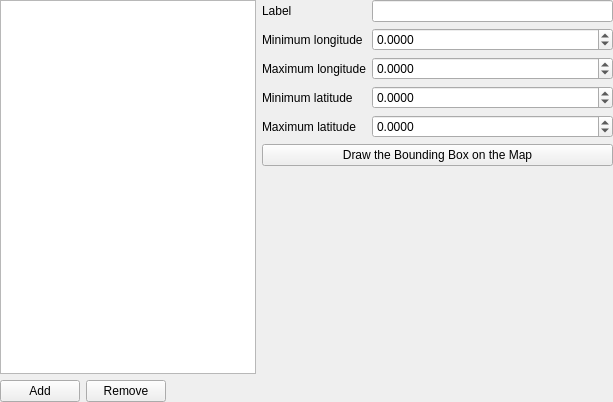
<?xml version="1.0" encoding="UTF-8"?>
<ui version="4.0">
 <class>predefined_areas_widget_base</class>
 <widget class="QWidget" name="predefined_areas_widget_base">
  <property name="geometry">
   <rect>
    <x>0</x>
    <y>0</y>
    <width>613</width>
    <height>402</height>
   </rect>
  </property>
  <property name="windowTitle">
   <string>Form</string>
  </property>
  <layout class="QGridLayout" name="gridLayout">
   <property name="leftMargin">
    <number>0</number>
   </property>
   <property name="topMargin">
    <number>0</number>
   </property>
   <property name="rightMargin">
    <number>0</number>
   </property>
   <property name="bottomMargin">
    <number>0</number>
   </property>
   <item row="1" column="0">
    <layout class="QGridLayout" name="gridLayout_2">
     <property name="leftMargin">
      <number>0</number>
     </property>
     <item row="4" column="1">
      <widget class="QLabel" name="label_5">
       <property name="text">
        <string>Maximum latitude</string>
       </property>
      </widget>
     </item>
     <item row="0" column="0" rowspan="7">
      <widget class="QListWidget" name="region_list"/>
     </item>
     <item row="3" column="1">
      <widget class="QLabel" name="label_4">
       <property name="text">
        <string>Minimum latitude</string>
       </property>
      </widget>
     </item>
     <item row="3" column="2">
      <widget class="QDoubleSpinBox" name="spin_min_lat">
       <property name="decimals">
        <number>4</number>
       </property>
       <property name="minimum">
        <double>-90.000000000000000</double>
       </property>
       <property name="maximum">
        <double>90.000000000000000</double>
       </property>
      </widget>
     </item>
     <item row="6" column="2">
      <spacer name="verticalSpacer">
       <property name="orientation">
        <enum>Qt::Vertical</enum>
       </property>
       <property name="sizeHint" stdset="0">
        <size>
         <width>20</width>
         <height>40</height>
        </size>
       </property>
      </spacer>
     </item>
     <item row="7" column="0">
      <layout class="QHBoxLayout" name="horizontalLayout">
       <property name="topMargin">
        <number>0</number>
       </property>
       <item>
        <widget class="QPushButton" name="button_add">
         <property name="text">
          <string>Add</string>
         </property>
        </widget>
       </item>
       <item>
        <widget class="QPushButton" name="button_remove">
         <property name="text">
          <string>Remove</string>
         </property>
        </widget>
       </item>
       <item>
        <spacer name="horizontalSpacer">
         <property name="orientation">
          <enum>Qt::Horizontal</enum>
         </property>
         <property name="sizeHint" stdset="0">
          <size>
           <width>40</width>
           <height>20</height>
          </size>
         </property>
        </spacer>
       </item>
      </layout>
     </item>
     <item row="0" column="2">
      <widget class="QLineEdit" name="edit_label"/>
     </item>
     <item row="1" column="2">
      <widget class="QDoubleSpinBox" name="spin_min_long">
       <property name="decimals">
        <number>4</number>
       </property>
       <property name="minimum">
        <double>-180.000000000000000</double>
       </property>
       <property name="maximum">
        <double>180.000000000000000</double>
       </property>
      </widget>
     </item>
     <item row="2" column="2">
      <widget class="QDoubleSpinBox" name="spin_max_long">
       <property name="decimals">
        <number>4</number>
       </property>
       <property name="minimum">
        <double>-180.000000000000000</double>
       </property>
       <property name="maximum">
        <double>180.000000000000000</double>
       </property>
      </widget>
     </item>
     <item row="4" column="2">
      <widget class="QDoubleSpinBox" name="spin_max_lat">
       <property name="decimals">
        <number>4</number>
       </property>
       <property name="minimum">
        <double>-90.000000000000000</double>
       </property>
       <property name="maximum">
        <double>90.000000000000000</double>
       </property>
      </widget>
     </item>
     <item row="0" column="1">
      <widget class="QLabel" name="label">
       <property name="text">
        <string>Label</string>
       </property>
      </widget>
     </item>
     <item row="2" column="1">
      <widget class="QLabel" name="label_3">
       <property name="text">
        <string>Maximum longitude</string>
       </property>
      </widget>
     </item>
     <item row="1" column="1">
      <widget class="QLabel" name="label_2">
       <property name="text">
        <string>Minimum longitude</string>
       </property>
      </widget>
     </item>
     <item row="5" column="1" colspan="2">
      <widget class="QPushButton" name="button_draw_on_map">
       <property name="text">
        <string>Draw the Bounding Box on the Map</string>
       </property>
      </widget>
     </item>
    </layout>
   </item>
  </layout>
 </widget>
 <resources/>
 <connections/>
</ui>
